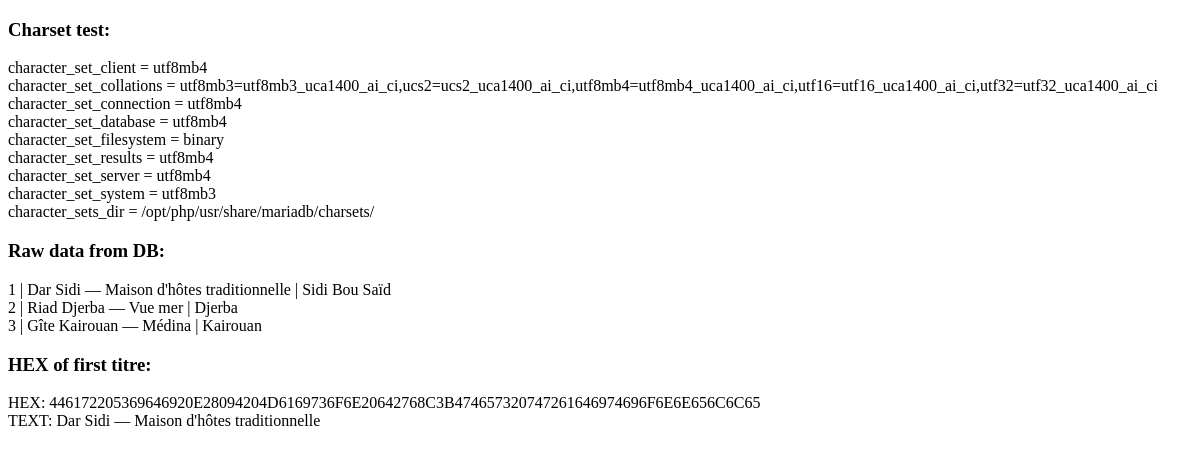
The page /test_encoding.php on the database as committed earlier.
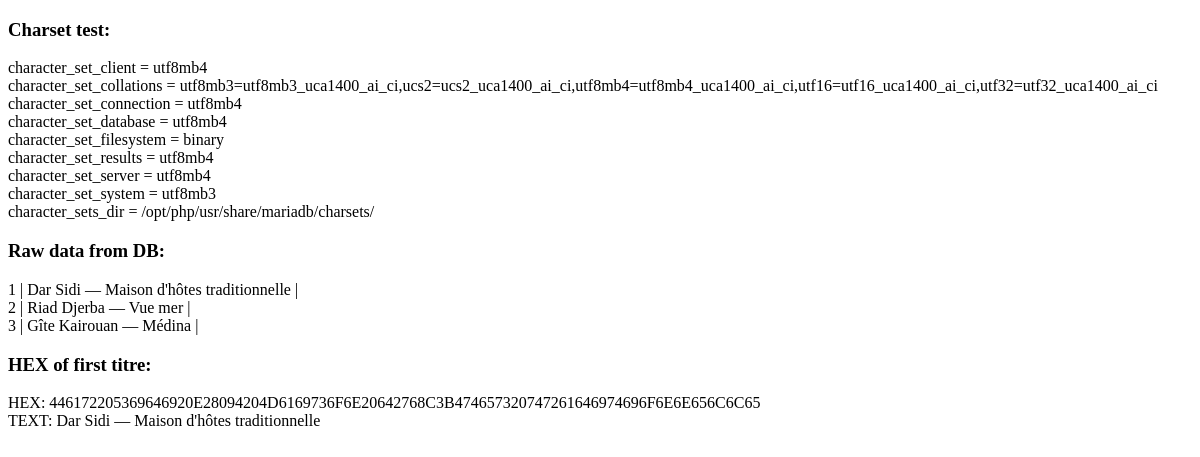
The same page on the database as committed later.
### tables this page shows
CREATE TABLE `hebergement` (
  `id` int(10) UNSIGNED NOT NULL,
  `titre` varchar(255) NOT NULL,
  `localisation` varchar(255) NOT NULL,
  `prix` decimal(10,2) NOT NULL DEFAULT 0.00,
  `description` text DEFAULT NULL,
  `statut` varchar(30) NOT NULL DEFAULT 'brouillon',
  `created_at` timestamp NOT NULL DEFAULT current_timestamp(),
  `updated_at` timestamp NOT NULL DEFAULT current_timestamp() ON UPDATE current_timestamp(),
  `capacite` int(11) NOT NULL DEFAULT 1,
  `date_debut` date DEFAULT NULL,
  `date_fin` date DEFAULT NULL,
  `inclus` text DEFAULT NULL,
  `photo_principale` varchar(500) DEFAULT NULL,
  `photos_sec` text DEFAULT NULL,
  `region_id` int(10) UNSIGNED DEFAULT NULL
);

### test_encoding.php (the view, shortened to what this page needs)
<?php
require 'db.php';
?>
<!DOCTYPE html>
<html>
<head><meta charset="UTF-8"></head>
<body>
<?php
echo "<h3>Charset test:</h3>";
$r = mysqli_query($conn, "SHOW VARIABLES LIKE 'character_set%'");
while ($row = mysqli_fetch_row($r)) {
    echo $row[0] . " = " . $row[1] . "<br>";
}
echo "<h3>Raw data from DB:</h3>";
$r2 = mysqli_query($conn, "SELECT id, titre, localisation FROM hebergement LIMIT 3");
while ($row = mysqli_fetch_assoc($r2)) {
    echo $row['id'] . " | " . $row['titre'] . " | " . $row['localisation'] . "<br>";
}
echo "<h3>HEX of first titre:</h3>";
$r3 = mysqli_query($conn, "SELECT HEX(titre) as h, titre FROM hebergement LIMIT 1");
$row = mysqli_fetch_assoc($r3);
echo "HEX: " . $row['h'] . "<br>";
echo "TEXT: " . $row['titre'] . "<br>";
?>
</body>
</html>

Rows that differ between the two databases and show on the page:
changed hebergement "Dar Sidi — Maison d'hôtes traditionnelle": localisation "Sidi Bou Saïd" → (not shown)
changed hebergement "Riad Djerba — Vue mer": localisation "Djerba" → (not shown)
changed hebergement "Gîte Kairouan — Médina": localisation "Kairouan" → (not shown)
